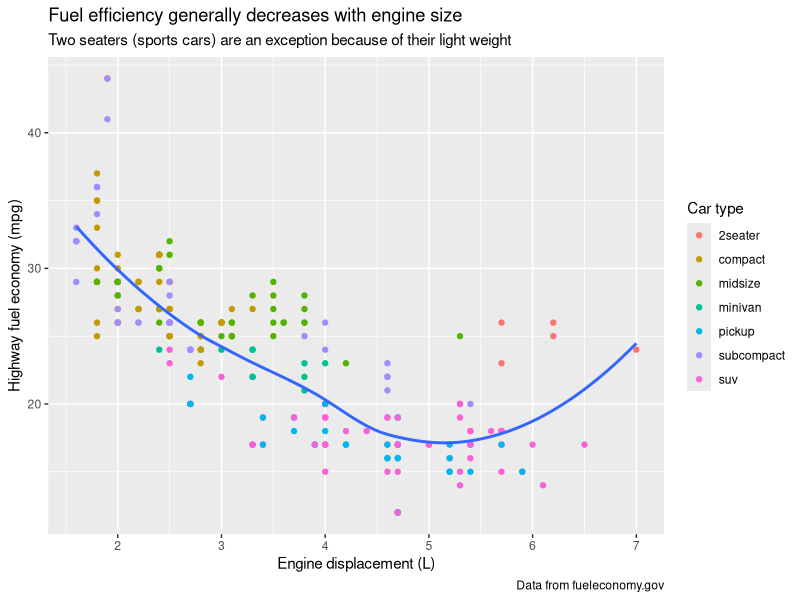
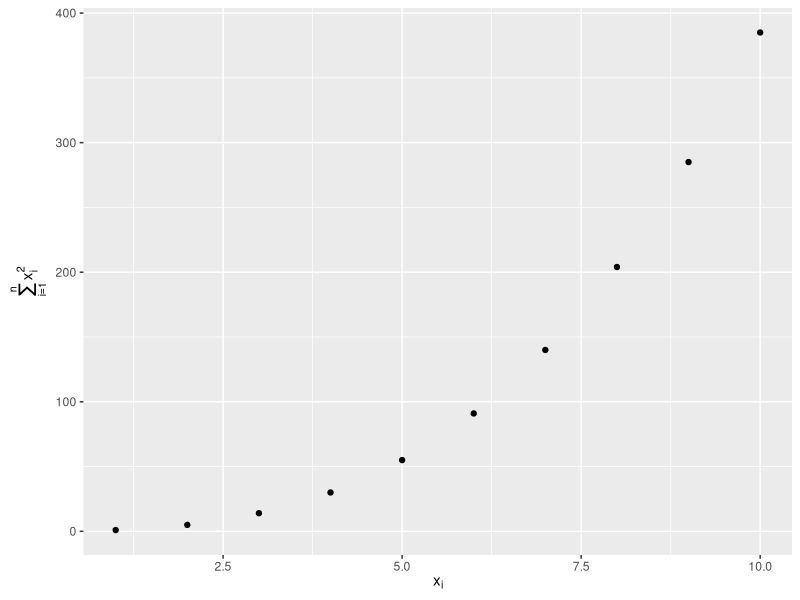
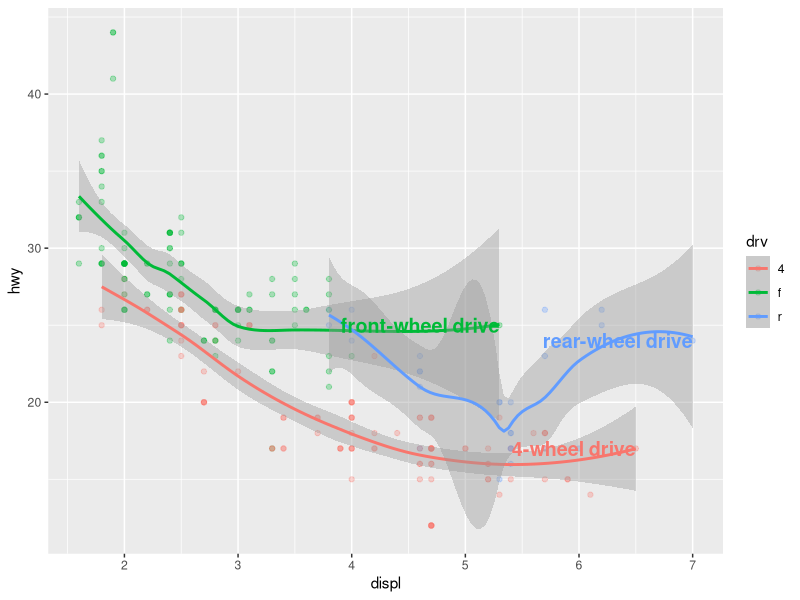
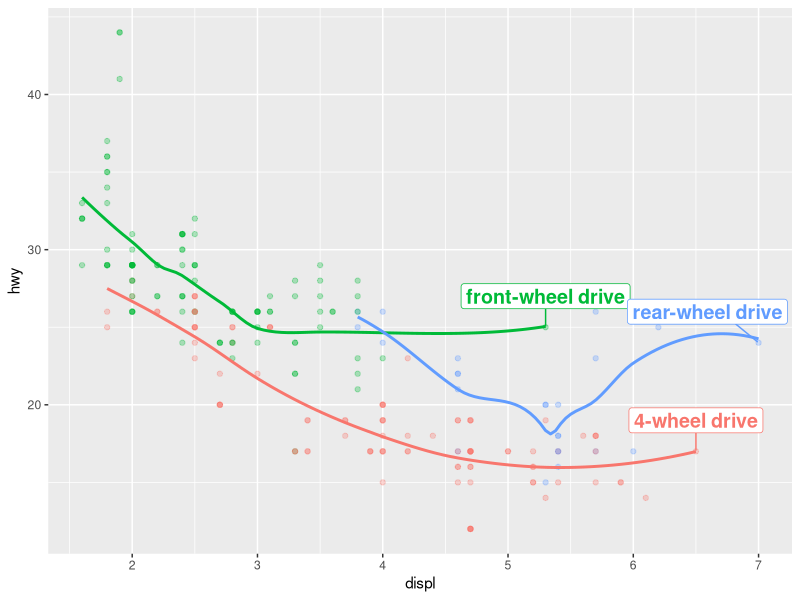
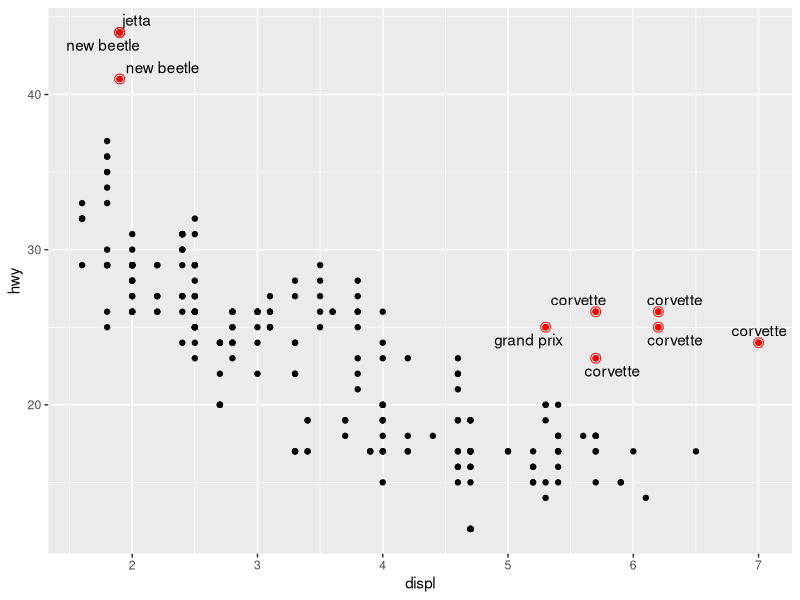
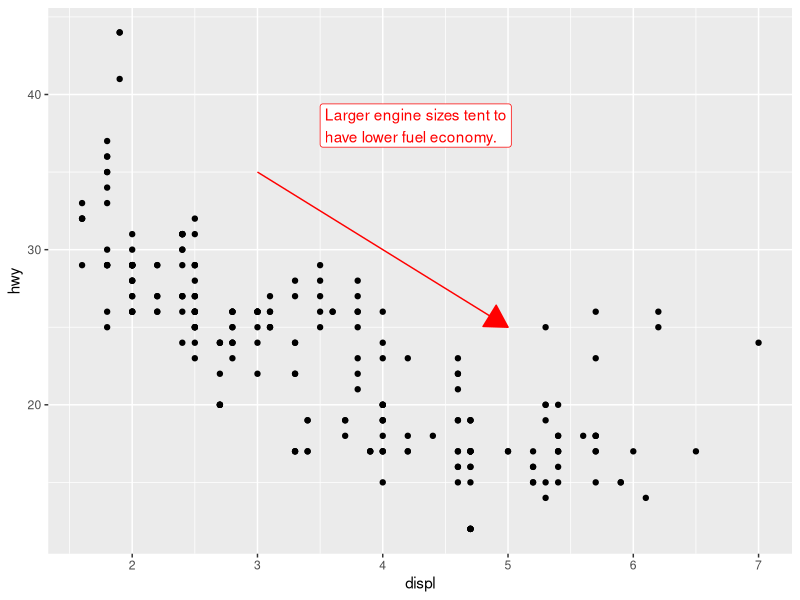
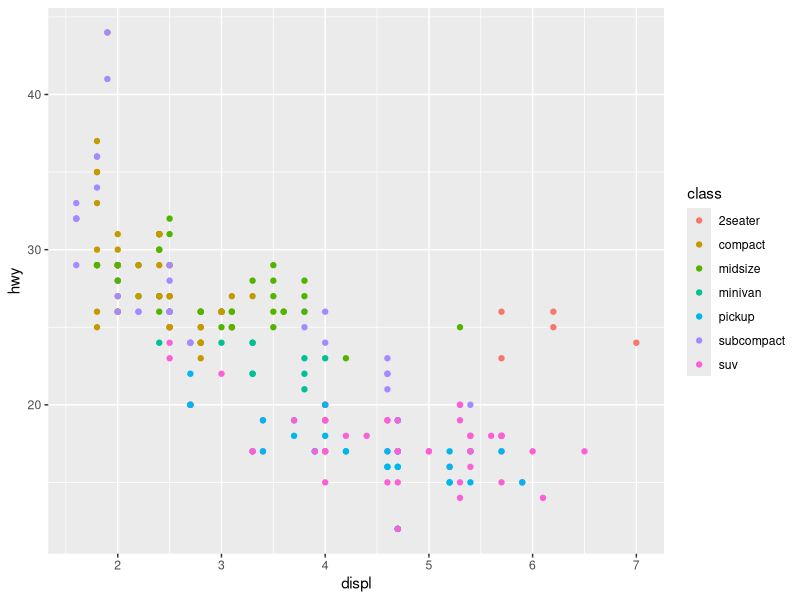
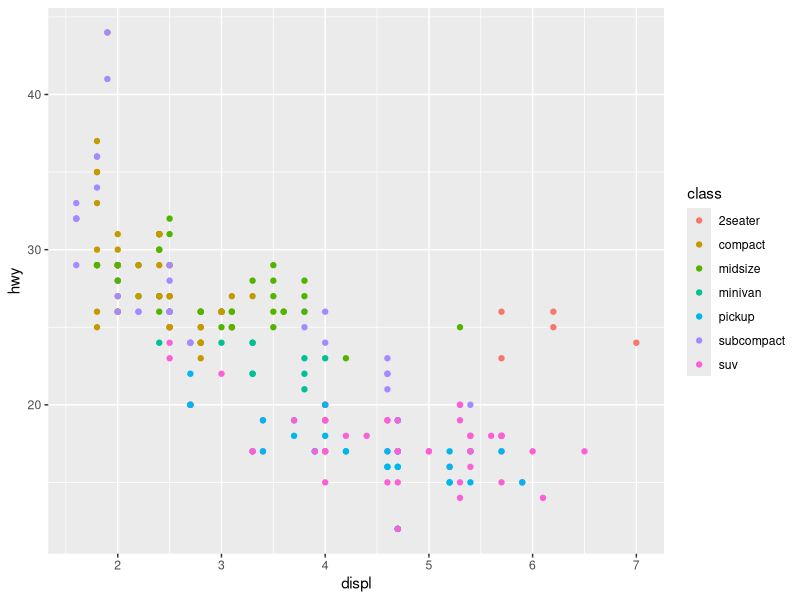

Source code (R) for these figures, in order:
# Communication

### Pre-requisites

library(tidyverse)
library(scales)
library(ggrepel)
library(patchwork)

### Labels

ggplot(mpg, aes(x = displ, y = hwy)) +
  geom_point(aes(color = class)) +
  geom_smooth(se = FALSE) +
  labs(
    x = "Engine displacement (L)",
    y = "Highway fuel economy (mpg)",
    color = "Car type",
    title = "Fuel efficiency generally decreases with engine size",
    subtitle = "Two seaters (sports cars) are an exception because of their light weight",
    caption = "Data from fueleconomy.gov"
  )

df <- tibble(
  x = 1:10,
  y = cumsum(x^2)
)

ggplot(df, aes(x, y)) +
  geom_point() +
  labs(
    x = quote(x[i]),
    y = quote(sum(x[i] ^ 2, i == 1, n))
  )

### Annotations 

label_info <- mpg %>% 
  group_by(drv) %>% 
  arrange(desc(displ)) %>% 
  slice_head(n = 1) %>% 
  mutate(
    drive_type = case_when(
      drv == "f" ~ "front-wheel drive",
      drv == "r" ~ "rear-wheel drive",
      drv == "4" ~ "4-wheel drive"
    )
  ) %>% 
  select(displ, hwy, drv, drive_type)

label_info

ggplot(mpg, aes(x = displ, y = hwy, color = drv)) +
  geom_point(alpha = 0.3) +
  geom_smooth(se = TRUE) +
  geom_text(
    data = label_info,
    aes(x = displ, y = hwy, label = drive_type),
    fontface = "bold", size = 5, hjust = "right", vjust = "botton"
  ) +
  theme(lengend.position = "none")

ggplot(mpg, aes(x = displ, y = hwy, color = drv)) +
  geom_point(alpha = 0.3) +
  geom_smooth(se = FALSE) +
  geom_label_repel(
    data = label_info,
    aes(x = displ, y = hwy, label = drive_type),
    fontface = "bold", size = 5, nudge_y = 2
  ) +
  theme(legend.position = "none")

potential_outliers <- mpg %>% 
  filter(hwy > 40 | (hwy > 20 & displ > 5))

ggplot(mpg, aes(x = displ, y = hwy)) +
  geom_point() +
  geom_text_repel(data = potential_outliers, aes(label = model)) +
  geom_point(data = potential_outliers, color = "red") +
  geom_point(
    data = potential_outliers,
    color = "red", size = 3, shape = "circle open"
  )

trend_text <- "Larger engine sizes tent to\nhave lower fuel economy." %>% 
  str_wrap(width = 30)

trend_text

ggplot(mpg, aes(x = displ, y = hwy)) +
  geom_point() +
  annotate(
    geom = "label", x = 3.5, y = 38,
    label = trend_text,
    hjust = "left", color = "red"
  ) +
  annotate(
    geom = "segment",
    x = 3, y = 35, xend = 5, yend = 25, color = "red",
    arrow = arrow(type = "closed")
  )

### Scales

#### Default Scales

ggplot(mpg, aes(x = displ, y = hwy)) +
  geom_point(aes(color = class))


ggplot(mpg, aes(x = displ, y = hwy)) +
  geom_point(aes(color = class)) +
  scale_x_continuous() +
  scale_y_continuous() +
  scale_color_discrete()

#### Axis Ticks & Legend Keys

ggplot(mpg, aes(x = displ, y = hwy, color = drv)) +
  geom_point() +
  scale_y_continuous(breaks = seq(15, 40, by = 5))

ggplot(mpg, aes(x = displ, y = hwy, color = drv)) +
  geom_point() +
  scale_x_continuous(labels = NULL) +
  scale_y_continuous(labels = NULL) +
  scale_color_discrete(labels = c("4" = "4-wheel", "f" = "front", "r" = "rear"))

##### Left
ggplot(diamonds, aes(x = price, y = cut)) +
  geom_point(alpha = 0.05) +
  scale_x_continuous(labels = label_dollar())

##### Right

ggplot(diamonds, aes(x = price, y = cut)) +
  geom_boxplot(alpha = 0.05) +
  scale_x_continuous(
    labels = label_dollar(scale = 1/1000, suffix = "k"),
    breaks = seq(1000, 19000, by = 6000)
  )

ggplot(diamonds, aes(x = cut, fill = clarity)) +
  geom_bar(position = "fill") +
  scale_y_continuous(name = "Percentage", labels = label_percent())

presidential %>% 
  mutate(id = 33 + row_number()) %>% 
  ggplot(aes(x = start, y = id)) +
  geom_point() +
  geom_segment(aes(xend = end, yend = id)) +
  scale_x_date(name = NULL, breaks = presidential$start, date_labels = "'%y")

#### Legend Layout

base <- ggplot(mpg, aes(x = displ, y = hwy)) +
  geom_point(aes(color = class))

base + theme(legend.position = "right")
base + theme(legend.position = "left")
base +
  theme(legend.position = "top") +
  guides(col = guide_legend(nrow = 3))
base +
  theme(legend.position = "bottom") +
  guides(col = guide_legend(nrow = 3))

ggplot(mpg, aes(x = displ, y = hwy)) +
  geom_point(aes(color = class)) +
  geom_smooth(se = FALSE) +
  theme(legend.position = "bottom") +
  guides(color = guide_legend(nrow = 2, override.aes = list(size = 4)))

#### Replacing a Scale

##### Left
ggplot(diamonds, aes(x = carat, y = price)) +
  geom_bin2d()

##### Right
ggplot(diamonds, aes(x = log10(carat), y = log10(price))) +
  geom_bin2d()

ggplot(diamonds, aes(x = carat, y = price)) +
  geom_bin2d() +
  scale_x_log10() +
  scale_y_log10()

ggplot(mpg, aes(x = displ, y = hwy)) +
  geom_point(aes(color = drv))

ggplot(mpg, aes(x = displ, y = hwy)) +
  geom_point(aes(color = drv)) +
  scale_color_brewer(palette = "Set1")

ggplot(mpg, aes(x = displ, y = hwy)) +
  geom_point(aes(color = drv, shape = drv)) +
  scale_color_brewer(palette = "Set1")

presidential %>% 
  mutate(id = 33 + row_number()) %>% 
  ggplot(aes(x = start, y = id, color = party)) +
  geom_point() +
  geom_segment(aes(xend = end, yend = id)) +
  scale_color_manual(values = c(Republican = "#E81B23", Democratic = "#00AEF3"))

df <- tibble(
  x = rnorm(10000),
  y = rnorm(10000)
)

ggplot(df, aes(x, y)) +
  geom_hex() +
  coord_fixed() +
  labs(title = "Default, continuous", x = NULL, y = NULL)

ggplot(df, aes(x, y)) +
  geom_hex() +
  coord_fixed() +
  scale_fill_viridis_c() +
  labs(title = "Viridis, continuous", x = NULL, y = NULL)

ggplot(df, aes(x, y)) +
  geom_hex() +
  coord_fixed() +
  scale_fill_viridis_b() +
  labs(title = "Viridis, binned", x = NULL, y = NULL)

#### Zooming 

##### Left
ggplot(mpg, aes(x = displ, y = hwy)) +
  geom_point(aes(color = drv)) +
  geom_smooth()


##### Right
mpg %>% 
  filter(displ >= 5 & displ <= 6 & hwy >= 10 & hwy <= 25) %>% 
  ggplot(aes(x = displ, y = hwy)) +
  geom_point(aes(color = drv)) +
  geom_smooth()

##### Left
ggplot(mpg, aes(x = displ, y = hwy)) +
  geom_point(aes(color = drv)) +
  geom_smooth() +
  scale_x_continuous(limits = c(5, 6)) +
  scale_y_continuous(limits = c(10, 25))

##### Right
ggplot(mpg, aes(x = displ, y = hwy)) +
  geom_point(aes(color = drv)) +
  geom_smooth() +
  coord_cartesian(xlim = c(5, 6), ylim = c(10, 25))

suv <- mpg %>% filter(class == "suv")
compact <- mpg %>% filter(class == "compact")

##### Left
ggplot(suv, aes(x = displ, y = hwy, color = drv)) +
  geom_point()

##### Right
ggplot(compact, aes(x = displ, y = hwy, color = drv)) +
  geom_point()

x_scale <- scale_x_continuous(limits = range(mpg$displ))
y_scale <- scale_y_continuous(limits = range(mpg$hwy))
col_scale <- scale_color_discrete(limits = unique(mpg$drv))

##### Left
ggplot(suv, aes(x = displ, y = hwy, color = drv)) +
  geom_point() +
  x_scale +
  y_scale +
  col_scale

##### Right
ggplot(compact, aes(x = displ, y = hwy, color = drv)) +
  geom_point() +
  x_scale +
  y_scale +
  col_scale

### Themes

ggplot(mpg, aes(x = displ, y = hwy)) +
  geom_point(aes(color = class)) +
  geom_smooth(se = FALSE) +
  theme_bw()

ggplot(mpg, aes(x = displ, y = hwy, color = drv)) +
  geom_point() +
  labs(
    title = "Lager engine sizes tent to have lower fuel economy",
    caption = "Source: https://fueleconomy.gov."
  ) +
  theme(
    legend.position = c(0.6, 0.7),
    legend.direction = "horizontal",
    legend.box.background = element_rect(color = "black"),
    plot.title = element_text(face = "bold"),
    plot.title.position = "plot",
    plot.caption.position = "plot",
    plot.caption = element_text(hjust = 0)
  )

### 





























































